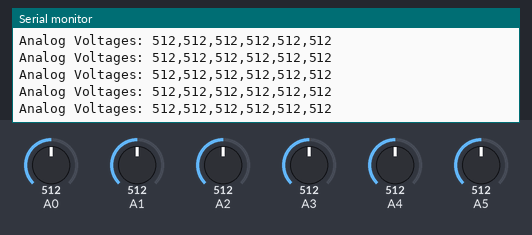
Recording of a sketch running on a simulated Arduino Uno, built with avr-gcc and run on an emulated ATmega328P. On the bench: the last lines printed to the serial monitor. Inputs (shaded band) come from the test bench; at power-on: A0 = 512, A1 = 512, A2 = 512, A3 = 512, A4 = 512, A5 = 512.

Above: at 1.2 s.
1.3 s: A0 set to 110
At 1.33 s:
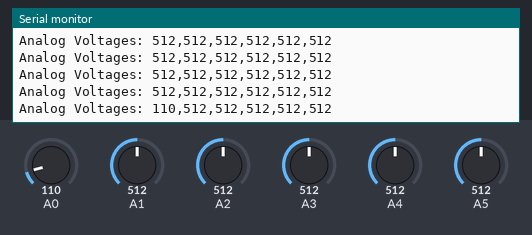
4.3 s: A0 set to 92
At 4.38 s:
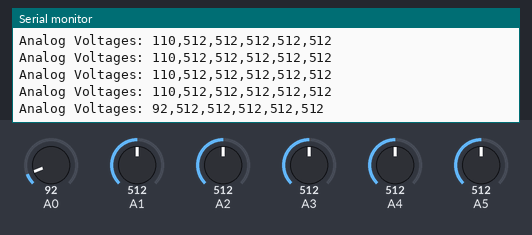
Timing chart, 0 to 7.3 s (numbered marks = the images above; inputs shaded):
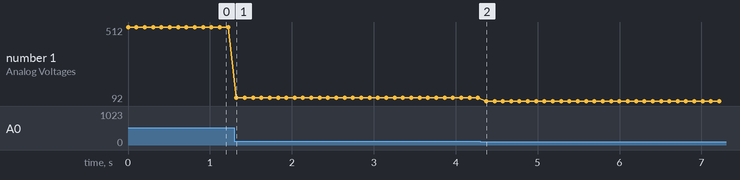

Measured:
- after the input at 1.3 s, the serial monitor: prints a new line at once (image 1)
- after the input at 4.3 s, the serial monitor: prints a new line after 0.07 s (image 2)
- plotted number 1: 512 → 110 after the input at 1.3 s, 110 → 92 after the input at 4.3 s

The sketch:

02_MultipleAnalogVoltageReader.ino
```cpp
/* 02_MultipleAnalogVoltageReadr
 * Code for measuring multiple analog voltages.
*/


unsigned int sensorValueA0 = 0; // Analog input channel sensor ADC values
unsigned int sensorValueA1 = 0;
unsigned int sensorValueA2 = 0;
unsigned int sensorValueA3 = 0;
unsigned int sensorValueA4 = 0;
unsigned int sensorValueA5 = 0;
String payloadStr;

void setup() {
  Serial.begin(9600);
}

void loop() {

    sensorValueA0 = analogRead(A0);
    sensorValueA1 = analogRead(A1);
    sensorValueA2 = analogRead(A2);
    sensorValueA3 = analogRead(A3);
    sensorValueA4 = analogRead(A4);
    sensorValueA5 = analogRead(A5);
    payloadStr = "";
    payloadStr = payloadStr + sensorValueA0 + "," + sensorValueA1
                 + "," + sensorValueA2 + "," + sensorValueA3 + ","
                 + sensorValueA4 + "," + sensorValueA5;
    Serial.print("Analog Voltages: ");
    Serial.println(payloadStr);
    delay(100);

}
```
